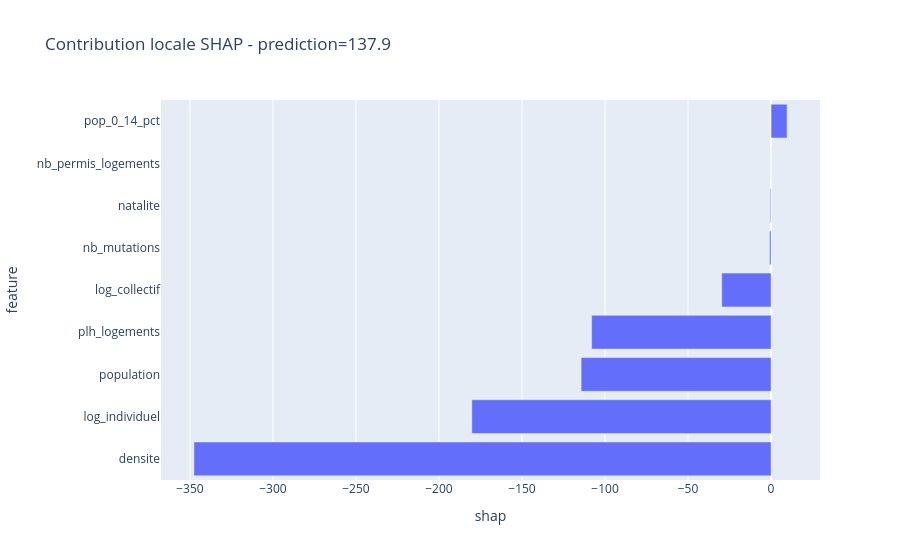

Write notebook code for a chart like this one.
### Markdown cell above
## Importance globale des features

Le graphique ci-dessous montre la **moyenne des valeurs absolues SHAP** sur l'ensemble des observations : c'est une mesure d'importance **globale**.

| Feature | Lecture métier |
|---|---|
| `population` | Taille de la commune — driver principal des effectifs |
| `pop_0_14_pct` | Part des 0-14 ans — proxy direct de la population scolarisable |
| `natalite` | Renouvellement démographique à court terme |
| `densite` | Densité urbaine — corrélée à la concentration de familles |
| `log_collectif` / `log_individuel` | Type de parc logement — influence la composition familiale |
| `plh_logements` | Logements programmés au PLH — anticipe les flux futurs |
| `nb_mutations` | Dynamisme immobilier récent |
| `nb_permis_logements` | Offre neuve en construction |

> **Attention** : l'importance SHAP globale ne dit pas dans quelle direction une feature agit sur une commune spécifique. La cellule suivante apporte cette information locale.

### Code cell
idx = 0
row = X_sample.iloc[[idx]]
row_np = row.to_numpy()
pred = float(model.predict(row_np)[0])

local = pd.DataFrame({
    'feature': model_features,
    'value': row_np[0]
})

if hasattr(shap_values, 'values'):
    local['shap'] = shap_values.values[idx]
else:
    local['shap'] = values[idx]

local = local.sort_values('shap')
fig_local = px.bar(local, x='shap', y='feature', orientation='h', title=f'Contribution locale SHAP - prediction={pred:.1f}')
fig_local.show()
local

### Figure 1 — Plotly figure (JSON) as saved in the notebook; plotly's stock layout.template omitted (floating-point values rounded to 4 significant figures)
{"data": [{"hovertemplate": "shap=%{x}<br>feature=%{y}<extra></extra>", "legendgroup": "", "marker": {"color": "#636efa", "pattern": {"shape": ""}}, "name": "", "orientation": "h", "showlegend": false, "textposition": "auto", "type": "bar", "x": [-347.6, -180.2, -114.4, -108.1, -29.69, -0.869, -0.4443, 0.0, 9.637], "xaxis": "x", "y": ["densite", "log_individuel", "population", "plh_logements", "log_collectif", "nb_mutations", "natalite", "nb_permis_logements", "pop_0_14_pct"], "yaxis": "y"}], "layout": {"barmode": "relative", "legend": {"tracegroupgap": 0}, "title": {"text": "Contribution locale SHAP - prediction=137.9"}, "xaxis": {"anchor": "y", "domain": [0, 1], "title": {"text": "shap"}}, "yaxis": {"anchor": "x", "domain": [0, 1], "title": {"text": "feature"}}}}
